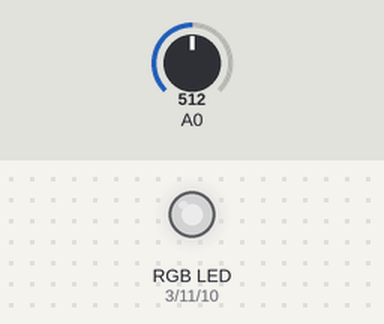
A sketch run on a simulated Arduino Uno, built with avr-gcc and run on an emulated ATmega328P. On the bench: an RGB LED mixed from three pins (HIGH = lit). The inputs (shaded band) are chosen by the test bench; at power-on: A0 = 512. Dim RGB values are drawn brighter than linear.

Above: at 1.2 s.
1.3 s: A0 set to 306
At 1.7 s:
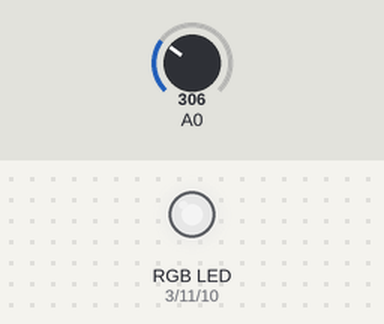
2.8 s: A0 set to 122
At 4.0 s:
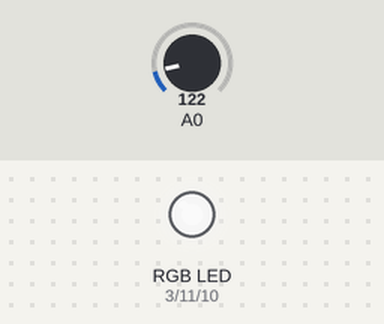
4.3 s: A0 set to 900
At 5.2 s:
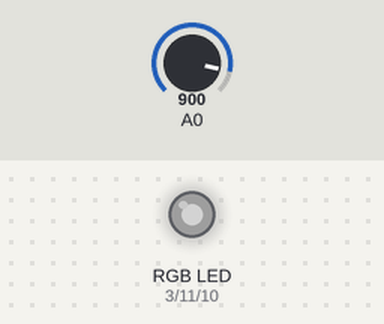
5.8 s: A0 set to 1023
At 6.3 s:
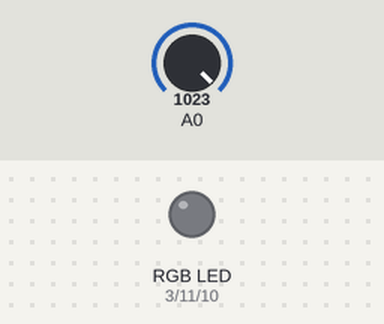
Timing chart, 0 to 8.3 s (numbered marks = the images above; inputs shaded):
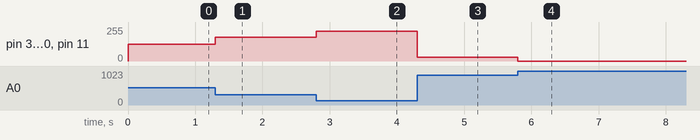

Measured:
- after the input at 1.3 s, pin 3 (RED), pin 10 (BLUE), pin 11 (GREEN): 127/255 → 179/255 at once
- after the input at 2.8 s, pin 3 (RED), pin 10 (BLUE), pin 11 (GREEN): 179/255 → 225/255 at once
- after the input at 4.3 s, pin 3 (RED), pin 10 (BLUE), pin 11 (GREEN): 225/255 → 30/255 at once
- after the input at 5.8 s, pin 3 (RED), pin 10 (BLUE), pin 11 (GREEN): 30/255 → 0/255 at once

The sketch:

LightDetector.ino
```cpp
int light = 0; // store the current light value
int RED = 3;
int BLUE = 10;
int GREEN = 11;

void setup() {
    pinMode(RED, OUTPUT);
    pinMode(GREEN, OUTPUT);
    pinMode(BLUE, OUTPUT);
    pinMode(A0, INPUT);
}

void loop() {
    light = analogRead(A0);
    light = abs((light / 4) - 255);
    analogWrite(RED, light);
    analogWrite(GREEN, light);
    analogWrite(BLUE, light);
}
```
